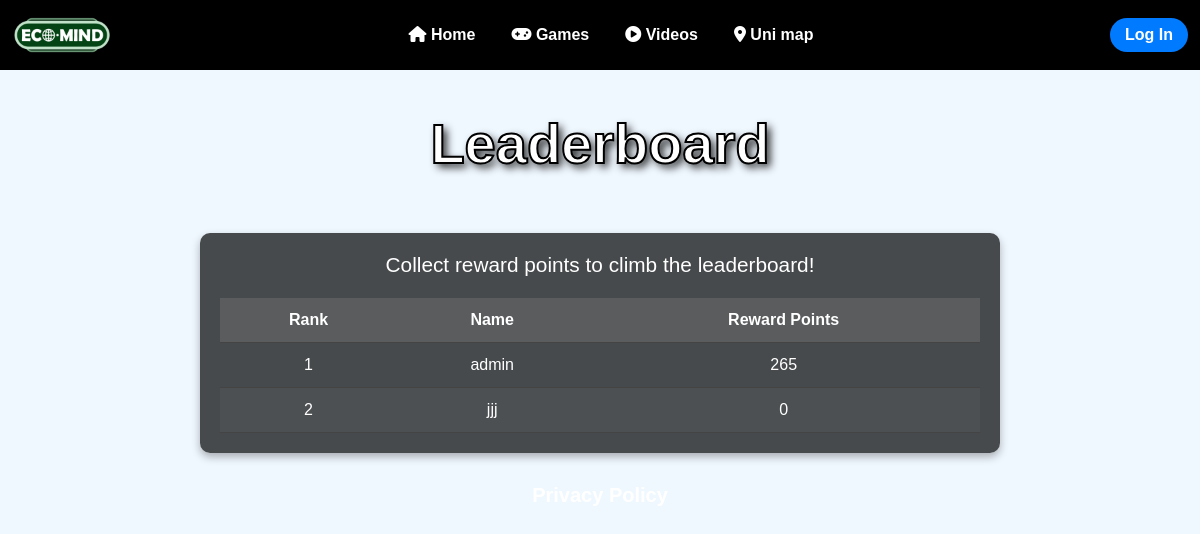
The app's page /leaderboard/, older data.
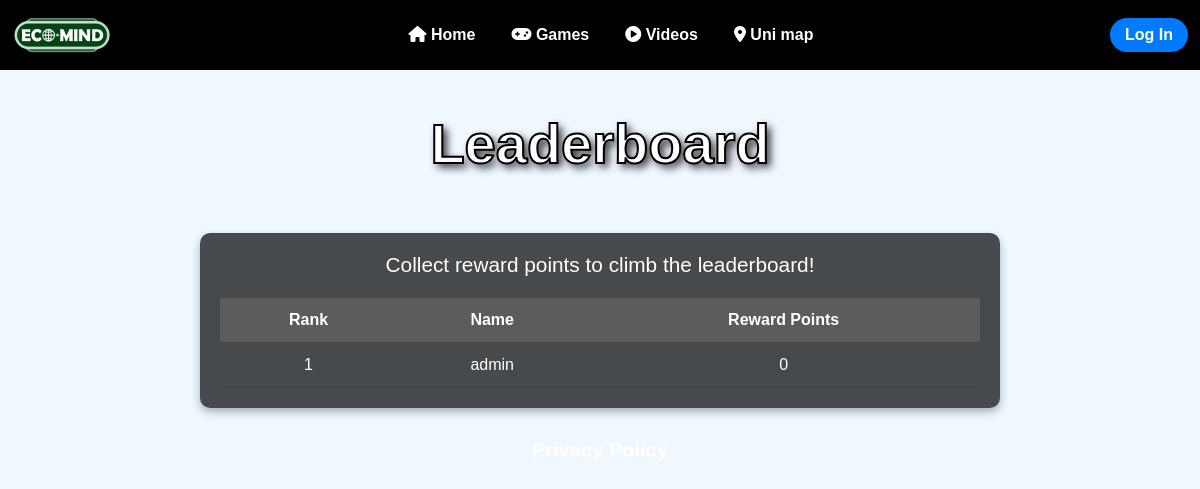
The same page, newer data.
### core_app/models.py (models this page shows, shortened)
class UserAccount(AbstractUser):
    '''
    example of how to add additional attributes
    pts = models.PositiveIntegerField(default=0)
    '''
    reward_pts = models.PositiveIntegerField(default=0)
    account_type = models.CharField(
        max_length=10, choices=[(tag.value, tag.name) for tag in AccountType], default=AccountType.USER.value
    )

### core_app/views.py (the view)
# urls.py: path('leaderboard/', views.leaderboard_view, name='leaderboard'),
def leaderboard_view(request):
    leaderboard_data = UserAccount.objects.order_by('-reward_pts').values('username', 'reward_pts')[:10]
    return render(request, 'core_app/leaderboard.html', {'leaderboard_data': leaderboard_data})

### core_app/templates/core_app/leaderboard.html (shortened to what this page needs)
{% extends 'core_app/base.html' %}
{% load static %}
{% block body_content %}
{% include 'core_app/navbar.html' %}
<div class="main-banner">
    <p class="display-4 fw-bold" style="text-align: center;">Leaderboard</p>
</div>
<div class="leaderboard-container">
    <h2 class="leaderboard-title">Collect reward points to climb the leaderboard!</h2>
    <table class="leaderboard-table">
        <thead>
            <tr>
                <th scope="col">Rank</th>
                <th scope="col">Name</th>
                <th scope="col">Reward Points</th>
            </tr>
        </thead>
        <tbody>
            {% for user in leaderboard_data %}
                <tr>
                    <td>{{ forloop.counter }}</td>
                    <td>{{ user.username }}</td>
                    <td>{{ user.reward_pts }}</td>
                </tr>
            {% endfor %}
        </tbody>
    </table>
</div>
<p style="width: 100%;"><a href="{% url 'privacy_policy' %}" class="privacy-policy h5">Privacy Policy</a></p>
{% endblock %}

Row changes from the older to the newer data that the page shows:
removed UserAccount: username "admin", reward_pts "265"
removed UserAccount: username "jjj", reward_pts "0"
added UserAccount: username "admin", reward_pts "0"
